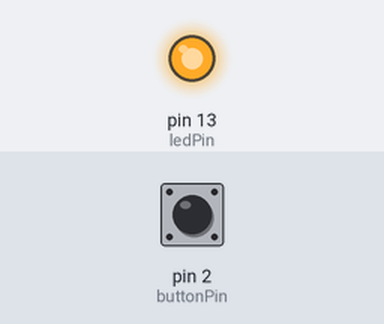
Bench run of a sketch on a simulated Arduino Uno, built with avr-gcc and run on an emulated ATmega328P. Parts: output pins drawn as LEDs (lit = HIGH). Inputs (shaded band) come from the test bench; at power-on: pin 2 (buttonPin) HIGH.

Above: at 1.2 s.
1.3 s: pin 2 (buttonPin) pulled LOW for 0.15 s
At 1.8 s:
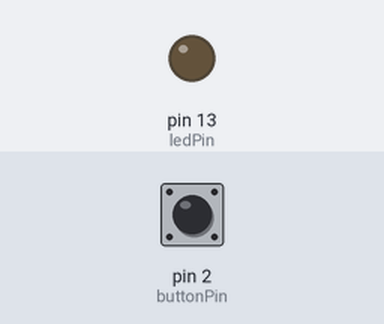
2.9 s: pin 2 (buttonPin) pulled LOW for 1 s
At 4.2 s:
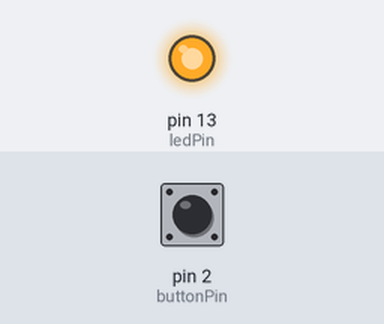
5.4 s: pin 2 (buttonPin) pulled LOW for 3.2 s
At 6.1 s:
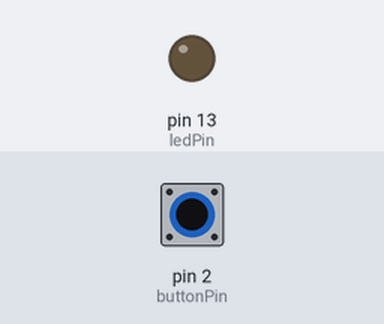
Timing chart, 0 to 8.4 s (numbered marks = the images above; inputs shaded):
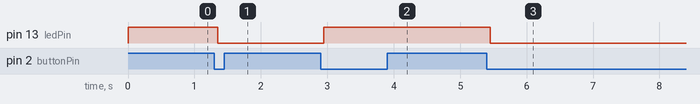

Measured:
- after the input at 1.3 s, pin 13 (ledPin): HIGH → LOW after 0.05 s
- after the input at 2.9 s, pin 13 (ledPin): LOW → HIGH after 0.05 s
- after the input at 5.4 s, pin 13 (ledPin): HIGH → LOW after 0.05 s

The sketch:

connect_button_to_a_led_and_keep_the_state.ino
```cpp
const int buttonPin = 2;
const int ledPin = 13;

int ledState = HIGH;
int buttonState = 0;                //ce valoare avea butonul ultima oara cand s a schimbat starea ledului
int lastButtonState = LOW;

unsigned long lastDebounceTime = 0;  //a timer. during 50 ms checks if the button keeps its state
unsigned long debounceDelay = 50;

void setup() {
  // put your setup code here, to run once:
  pinMode(buttonPin , INPUT_PULLUP);
  pinMode(ledPin , OUTPUT);
  digitalWrite(ledPin , ledState);
}

void loop() {
  // put your main code here, to run repeatedly:
  int reading = digitalRead(buttonPin);    //current state of the button
  if(reading != lastButtonState)
  {
    lastDebounceTime = millis();
  }
  if((millis() - lastDebounceTime) > debounceDelay)
  {
    if(reading != buttonState)
    {
      buttonState = reading;
      if(buttonState == LOW)  //if the button is pressed, we change the state
      {
        ledState = !ledState;
      }
    }
  }

  digitalWrite(ledPin , ledState);
  lastButtonState = reading;

}
```
